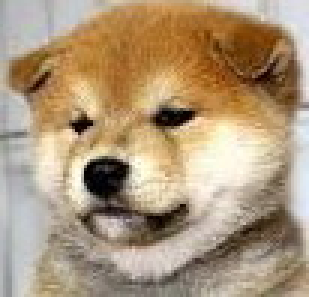
#> input picture 1-1/CB1501007/Computer and Programming Entry/Python 2023 실습코드/7400 GUI - Image Processing/3200 - 이미지 응용 1-(a)/dungdog.jpg, 103 x 99 px (shown 3 times larger)
$ python 'Image Apply - 370 Rotate-alpha-layer.py'
#> lines starting #> are read from the running program, lines starting #| are printed output that depends on the picture
import PIL
from PIL import ImageFont
from PIL import Image
from PIL import ImageDraw

# original image
img = Image.open('dungdog.jpg')
#> img is the input picture: PIL image 103x99 RGB; mean R, G, B 173.5, 151.1, 122.5

# converted to have an alpha layer
im2 = img.convert('RGBA')

# rotated image
rot = im2.rotate(22.2, expand=1)
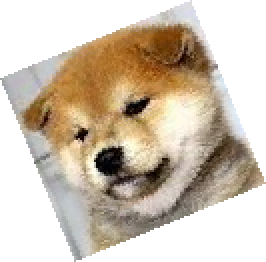
#> rot: PIL image 133x131 RGBA (shown 2 times larger); mean R, G, B, A 101.6, 88.4, 71.7, 149.2; transparent parts drawn white

# a white image same size as rotated image
fff = Image.new('RGBA', rot.size, (255,)*4)
#> fff: PIL image 133x131 RGBA; every value is 255

# create a composite image using the alpha layer of rot as a mask
out = Image.composite(rot, fff, rot)

# save your work (converting back to mode='1' or whatever..)
out.show()

$ run again, with 1-1/CB1501007/Computer and Programming Entry/Python 2023 실습코드/7400 GUI - Image Processing/3200 - 이미지 응용 1-(a)/ANTIALIAS.jpg copied over 1-1/CB1501007/Computer and Programming Entry/Python 2023 실습코드/7400 GUI - Image Processing/3200 - 이미지 응용 1-(a)/dungdog.jpg
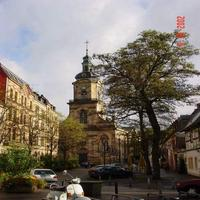
#> input picture 1-1/CB1501007/Computer and Programming Entry/Python 2023 실습코드/7400 GUI - Image Processing/3200 - 이미지 응용 1-(a)/ANTIALIAS.jpg, 200 x 200 px
#> img is the input picture: PIL image 200x200 RGB; mean R, G, B 122.5, 114.6, 105.7
#> `rot = im2.rotate(22.2, expand=1)`:
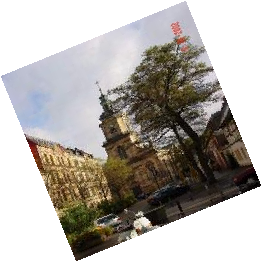
#> rot: PIL image 262x262 RGBA; mean R, G, B, A 71.4, 66.8, 61.6, 148.6; transparent parts drawn white
#> fff: PIL image 262x262 RGBA; every value is 255
